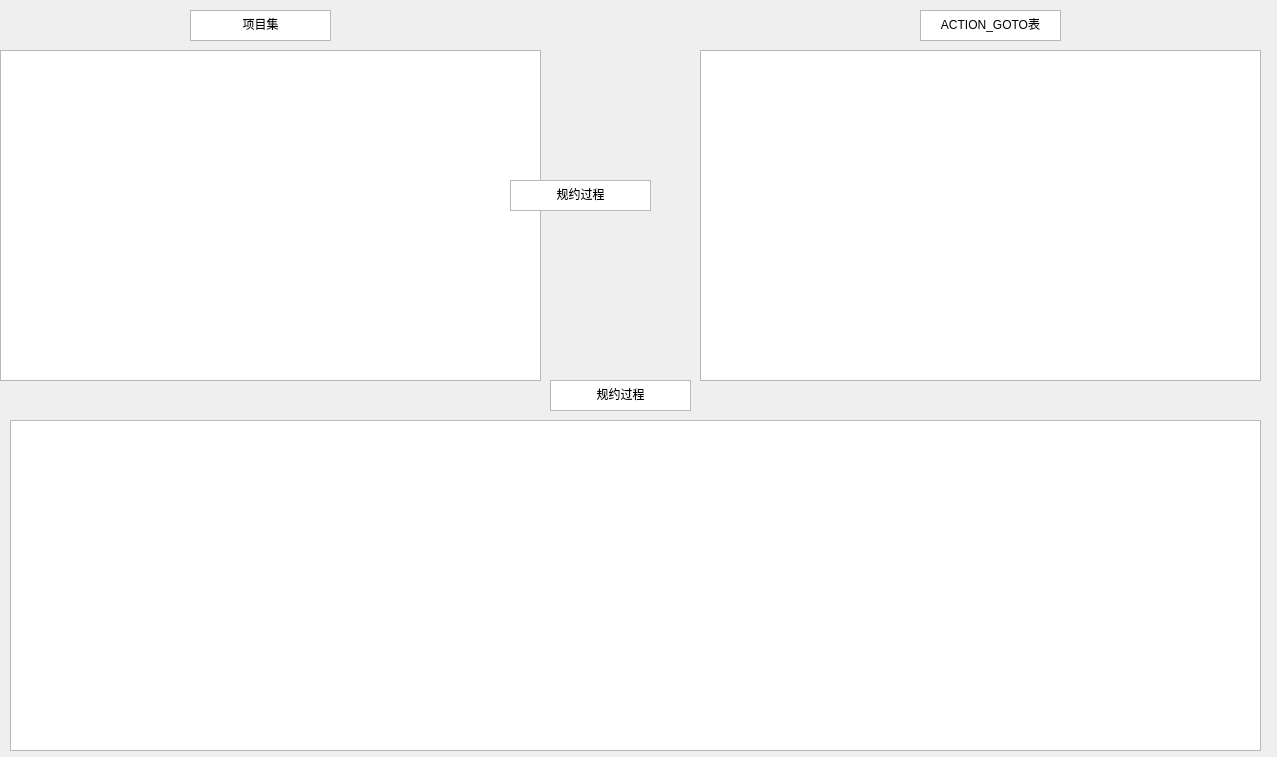
<?xml version="1.0" encoding="UTF-8"?>
<ui version="4.0">
 <class>Dialog2</class>
 <widget class="QDialog" name="Dialog2">
  <property name="geometry">
   <rect>
    <x>0</x>
    <y>0</y>
    <width>1277</width>
    <height>757</height>
   </rect>
  </property>
  <property name="windowTitle">
   <string>Dialog</string>
  </property>
  <widget class="QTextBrowser" name="textBrowser_2">
   <property name="geometry">
    <rect>
     <x>700</x>
     <y>50</y>
     <width>561</width>
     <height>331</height>
    </rect>
   </property>
  </widget>
  <widget class="QTextBrowser" name="textBrowser">
   <property name="geometry">
    <rect>
     <x>0</x>
     <y>50</y>
     <width>541</width>
     <height>331</height>
    </rect>
   </property>
   <property name="html">
    <string>&lt;!DOCTYPE HTML PUBLIC &quot;-//W3C//DTD HTML 4.0//EN&quot; &quot;http://www.w3.org/TR/REC-html40/strict.dtd&quot;&gt;
&lt;html&gt;&lt;head&gt;&lt;meta name=&quot;qrichtext&quot; content=&quot;1&quot; /&gt;&lt;style type=&quot;text/css&quot;&gt;
p, li { white-space: pre-wrap; }
&lt;/style&gt;&lt;/head&gt;&lt;body style=&quot; font-family:'SimSun'; font-size:9pt; font-weight:400; font-style:normal;&quot;&gt;
&lt;p style=&quot;-qt-paragraph-type:empty; margin-top:0px; margin-bottom:0px; margin-left:0px; margin-right:0px; -qt-block-indent:0; text-indent:0px;&quot;&gt;&lt;br /&gt;&lt;/p&gt;&lt;/body&gt;&lt;/html&gt;</string>
   </property>
  </widget>
  <widget class="QTextBrowser" name="textBrowser_4">
   <property name="geometry">
    <rect>
     <x>920</x>
     <y>10</y>
     <width>141</width>
     <height>31</height>
    </rect>
   </property>
   <property name="html">
    <string>&lt;!DOCTYPE HTML PUBLIC &quot;-//W3C//DTD HTML 4.0//EN&quot; &quot;http://www.w3.org/TR/REC-html40/strict.dtd&quot;&gt;
&lt;html&gt;&lt;head&gt;&lt;meta name=&quot;qrichtext&quot; content=&quot;1&quot; /&gt;&lt;style type=&quot;text/css&quot;&gt;
p, li { white-space: pre-wrap; }
&lt;/style&gt;&lt;/head&gt;&lt;body style=&quot; font-family:'SimSun'; font-size:9pt; font-weight:400; font-style:normal;&quot;&gt;
&lt;p align=&quot;center&quot; style=&quot; margin-top:0px; margin-bottom:0px; margin-left:0px; margin-right:0px; -qt-block-indent:0; text-indent:0px;&quot;&gt;ACTION_GOTO表&lt;/p&gt;&lt;/body&gt;&lt;/html&gt;</string>
   </property>
  </widget>
  <widget class="QTextBrowser" name="textBrowser_6">
   <property name="geometry">
    <rect>
     <x>550</x>
     <y>380</y>
     <width>141</width>
     <height>31</height>
    </rect>
   </property>
   <property name="html">
    <string>&lt;!DOCTYPE HTML PUBLIC &quot;-//W3C//DTD HTML 4.0//EN&quot; &quot;http://www.w3.org/TR/REC-html40/strict.dtd&quot;&gt;
&lt;html&gt;&lt;head&gt;&lt;meta name=&quot;qrichtext&quot; content=&quot;1&quot; /&gt;&lt;style type=&quot;text/css&quot;&gt;
p, li { white-space: pre-wrap; }
&lt;/style&gt;&lt;/head&gt;&lt;body style=&quot; font-family:'SimSun'; font-size:9pt; font-weight:400; font-style:normal;&quot;&gt;
&lt;p align=&quot;center&quot; style=&quot; margin-top:0px; margin-bottom:0px; margin-left:0px; margin-right:0px; -qt-block-indent:0; text-indent:0px;&quot;&gt;规约过程&lt;/p&gt;&lt;/body&gt;&lt;/html&gt;</string>
   </property>
  </widget>
  <widget class="QTextBrowser" name="textBrowser_3">
   <property name="geometry">
    <rect>
     <x>190</x>
     <y>10</y>
     <width>141</width>
     <height>31</height>
    </rect>
   </property>
   <property name="html">
    <string>&lt;!DOCTYPE HTML PUBLIC &quot;-//W3C//DTD HTML 4.0//EN&quot; &quot;http://www.w3.org/TR/REC-html40/strict.dtd&quot;&gt;
&lt;html&gt;&lt;head&gt;&lt;meta name=&quot;qrichtext&quot; content=&quot;1&quot; /&gt;&lt;style type=&quot;text/css&quot;&gt;
p, li { white-space: pre-wrap; }
&lt;/style&gt;&lt;/head&gt;&lt;body style=&quot; font-family:'SimSun'; font-size:9pt; font-weight:400; font-style:normal;&quot;&gt;
&lt;p align=&quot;center&quot; style=&quot; margin-top:6px; margin-bottom:6px; margin-left:0px; margin-right:0px; -qt-block-indent:0; text-indent:0px;&quot;&gt;项目集&lt;/p&gt;&lt;/body&gt;&lt;/html&gt;</string>
   </property>
  </widget>
  <widget class="QTextBrowser" name="textBrowser_5">
   <property name="geometry">
    <rect>
     <x>10</x>
     <y>420</y>
     <width>1251</width>
     <height>331</height>
    </rect>
   </property>
  </widget>
  <widget class="QTextBrowser" name="textBrowser_7">
   <property name="geometry">
    <rect>
     <x>510</x>
     <y>180</y>
     <width>141</width>
     <height>31</height>
    </rect>
   </property>
   <property name="html">
    <string>&lt;!DOCTYPE HTML PUBLIC &quot;-//W3C//DTD HTML 4.0//EN&quot; &quot;http://www.w3.org/TR/REC-html40/strict.dtd&quot;&gt;
&lt;html&gt;&lt;head&gt;&lt;meta name=&quot;qrichtext&quot; content=&quot;1&quot; /&gt;&lt;style type=&quot;text/css&quot;&gt;
p, li { white-space: pre-wrap; }
&lt;/style&gt;&lt;/head&gt;&lt;body style=&quot; font-family:'SimSun'; font-size:9pt; font-weight:400; font-style:normal;&quot;&gt;
&lt;p align=&quot;center&quot; style=&quot; margin-top:0px; margin-bottom:0px; margin-left:0px; margin-right:0px; -qt-block-indent:0; text-indent:0px;&quot;&gt;规约过程&lt;/p&gt;&lt;/body&gt;&lt;/html&gt;</string>
   </property>
  </widget>
 </widget>
 <resources/>
 <connections/>
</ui>
